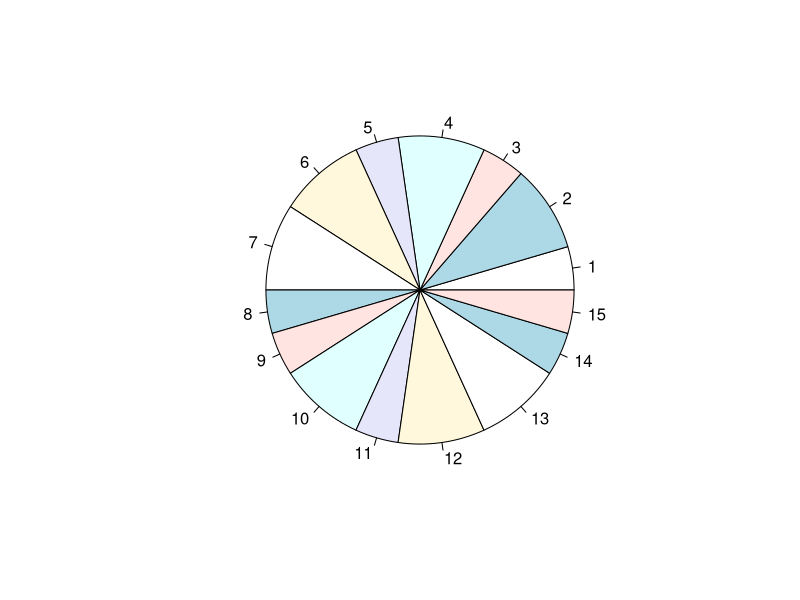
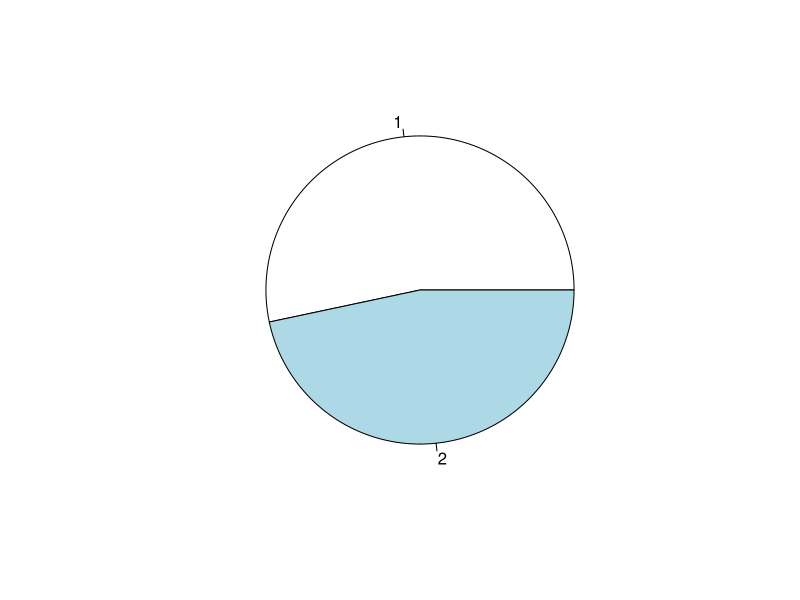
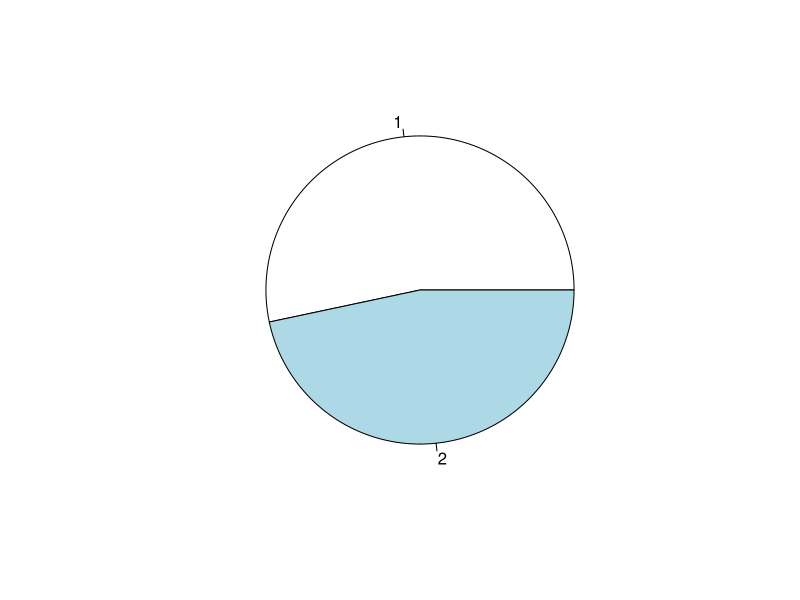
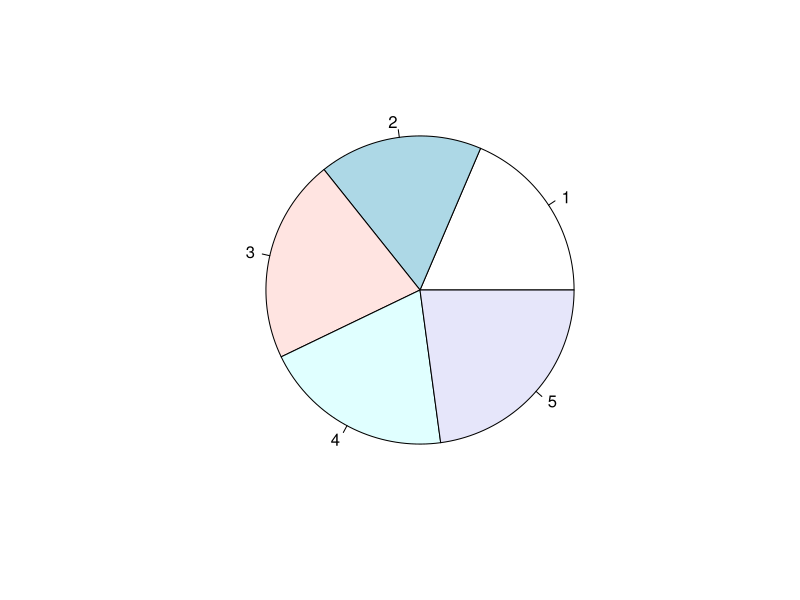

Here is the R script that generated these plots, in order:

# pie chart

gender <- c(1,2,1,2,1,2,2,1,1,2,1,2,2,1,1)
gender

pie(gender)

# absolute frequency (pie chart)

pie(table(gender))

# relative frequency (pie chart)

pie(table(gender)/length(gender))


x <- c(65,60,75,70,80)
x
pie(x)
